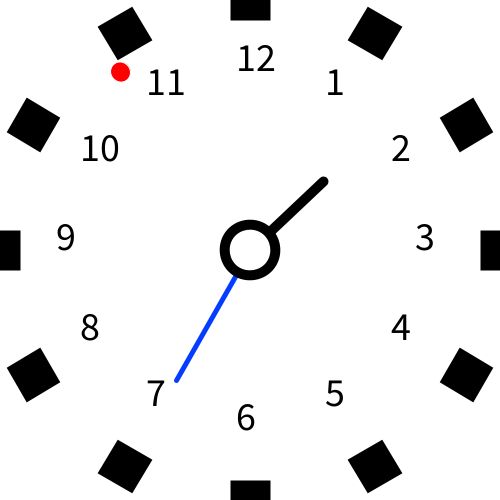
Frame 1 (no input)
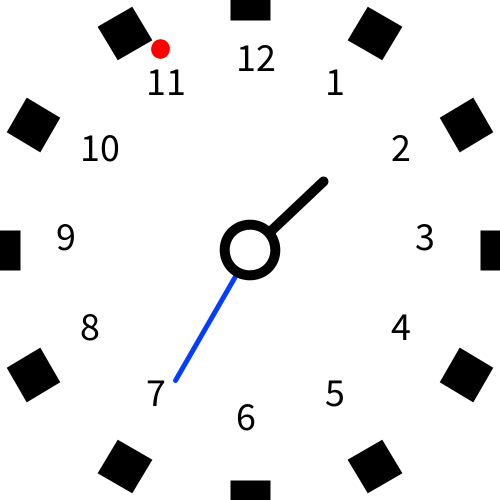
Frame 60 (the mouse pressed at the canvas centre just before this capture)
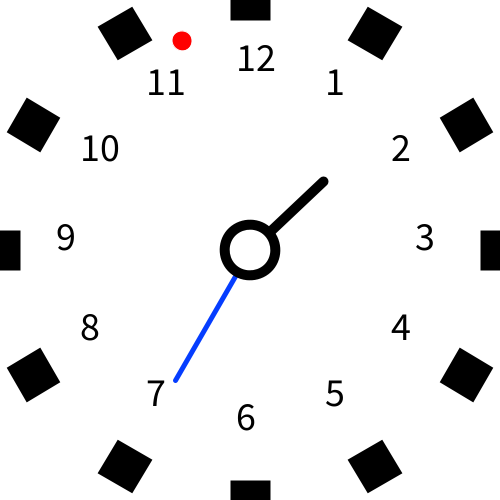
Frame 120 (the mouse held since frame 60 and released just before this capture)

The Processing sketch that drew these frames (run headless with seeded random() and noise(); from frame 60 on, the mouse is pressed at the canvas centre):

// Processing sketch: processing_115674
// ── processing_115674.pde

int seconds,minutes,hours;
int days,months,years;

void setup(){
 size(500,500);
  
  }
void draw(){
  background(255,255,255);
  seconds=second();
  minutes=minute();
  hours=hour();
  days=day();
  months=month();
  years=year();
  //float s=map(second(),0,60,0,360);
  //float m=map(minute()+
   float s = map(second(), 0, 60, 0, TWO_PI) - HALF_PI;
  float m = map(minute() + norm(second(), 0, 60), 0, 60, 0, TWO_PI) - HALF_PI; 
  float h = map(hour() + norm(minute(), 0, 60), 0, 24, 0, TWO_PI * 2) - HALF_PI;
  println(hours+":"+minutes+":"+seconds);
 
  //minute
   pushMatrix();
  translate(width/2,height/2);
  rotate(m);
  stroke(5,61,255);
  strokeWeight(5);
  line(0,0,150,0);
  popMatrix();
  
  //hour
   pushMatrix();
  translate(width/2,height/2);
  rotate(h);
  stroke(0,0,0);
  strokeWeight(10);
  line(0,0,100,0);
  fill(255,255,255);
  ellipse(0,0,50,50);
  popMatrix();
  
  //rectangle and text
  pushMatrix();
   translate(width/2,height/2);
   rotate(-PI/2+PI/6);
  for(int i=1;i<13;i++){
  rotate(PI/6);
rectMode(CENTER);
fill(0,0,0);
rect(250,0,30,30);
//textSize(32);
//text(i,180,0);
  }
  popMatrix();
  
 pushMatrix();
 translate(width/2,height/2);
  
 for(int i=1;i<13;i++){
 textSize(40);
text(i,cos(PI/6*i-PI/2)*180-15,sin(PI/6*i-PI/2)*180);
 }
  popMatrix();
  
  //second
   pushMatrix();
  translate(width/2,height/2);
  rotate(s);
  fill(255,0,0);
  stroke(255,255,255);
  strokeWeight(1);
  ellipse(220,0,20,20);
  popMatrix();
}
